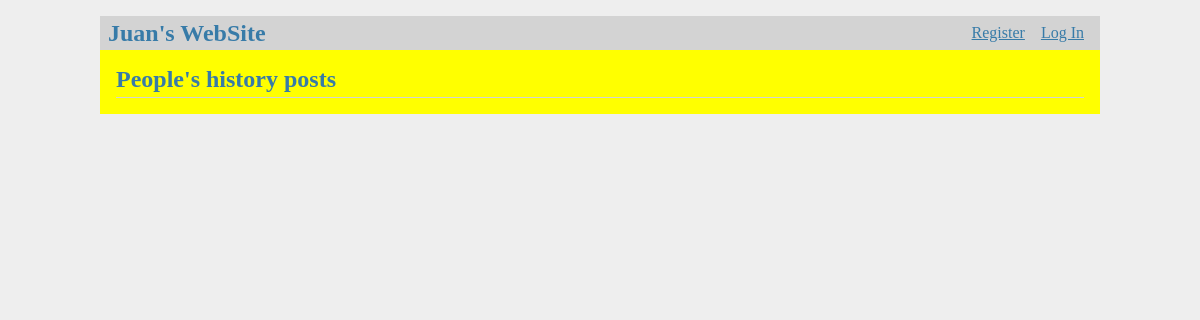
The app's page /, older data.
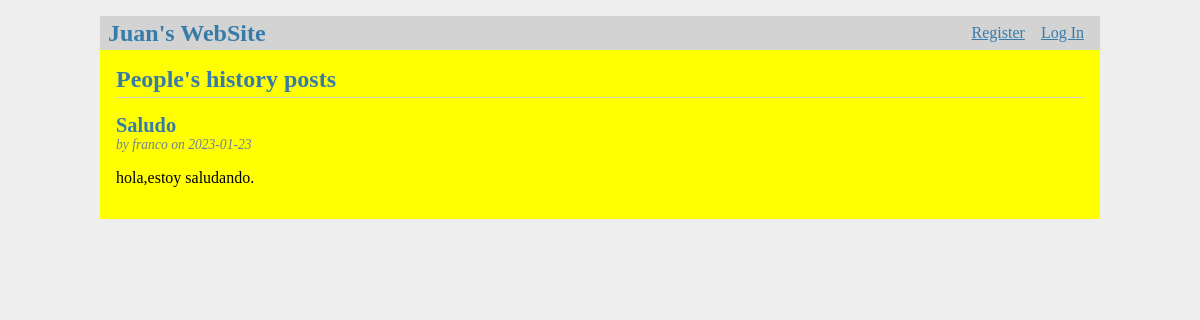
The same page, newer data.
### tables this page shows
CREATE TABLE post (
  id INTEGER PRIMARY KEY AUTOINCREMENT,
  author_id INTEGER NOT NULL,
  created TIMESTAMP NOT NULL DEFAULT CURRENT_TIMESTAMP,
  title TEXT NOT NULL,
  body TEXT NOT NULL,
  FOREIGN KEY (author_id) REFERENCES user (id)
);

CREATE TABLE user (
  id INTEGER PRIMARY KEY AUTOINCREMENT,
  username TEXT UNIQUE NOT NULL,
  password TEXT NOT NULL
);

### flaskr/blog.py (the view)
@bp.route('/')
def index():
    db = get_db()
    posts = db.execute(
        'SELECT p.id, title, body, created, author_id, username'
        ' FROM post p JOIN user u ON p.author_id = u.id'
        ' ORDER BY created DESC'
    ).fetchall()
    return render_template('blog/index.html', posts=posts)

### flaskr/auth.py (called while the page is built)
@bp.before_app_request
def load_logged_in_user():
    user_id = session.get('user_id')
    if user_id is None:
        g.user = None
    else:
        g.user = get_db().execute(
            'SELECT * FROM user WHERE id = ?', (user_id,)
        ).fetchone()

### flaskr/db.py (called while the page is built)
def get_db():
    if 'db' not in g:
        g.db = sqlite3.connect(
            current_app.config['DATABASE'],
            detect_types=sqlite3.PARSE_DECLTYPES
        )
        g.db.row_factory = sqlite3.Row
    return g.db

### flaskr/templates/blog/index.html (shortened to what this page needs)
{% extends 'base.html' %}
{% block header %}
  <h1>{% block title %}People's history posts{% endblock %}</h1>
{% endblock %}
{% block content %}
  {% for post in posts %}
    <article class="post">
      <header>
        <div>
          <h1>{{ post['title'] }}</h1>
          <div class="about">by {{ post['username'] }} on {{ post['created'].strftime('%Y-%m-%d') }}</div>
        </div>
      </header>
      <p class="body">{{ post['body'] }}</p>
    </article>
  {% endfor %}
{% endblock %}

### flaskr/templates/base.html (shortened to what this page needs)
<!doctype html>
<link rel="stylesheet" href="{{ url_for('static', filename='style.css') }}">
<nav>
  <h1>Juan's WebSite</h1>
  <ul>
    {% if g.user %}
      <li><span>{{ g.user['username'] }}</span>
      <li><a href="{{ url_for('auth.logout') }}">Log Out</a>
    {% else %}
      <li><a href="{{ url_for('auth.register') }}">Register</a>
      <li><a href="{{ url_for('auth.login') }}">Log In</a>
    {% endif %}
  </ul>
</nav>
<section class="content">
  <header>
    {% block header %}{% endblock %}
  </header>
  {% block content %}{% endblock %}
</section>

### flaskr/static/style.css (style rules this page uses)
h1 { font-family: serif; color: #377ba8; margin: 1rem 0; }
a { color: #377ba8; }
nav { background: lightgray; display: flex; align-items: center; padding: 0 0.5rem; }
nav h1 { flex: auto; margin: 0; }
nav ul { display: flex; list-style: none; margin: 0; padding: 0; }
nav ul li a, nav ul li span, header .action { display: block; padding: 0.5rem; }
.content { padding: 0 1rem 1rem; }
.content > header { border-bottom: 1px solid lightgray; display: flex; align-items: flex-end; }
.content > header h1 { flex: auto; margin: 1rem 0 0.25rem 0; }
.post > header { display: flex; align-items: flex-end; font-size: 0.85em; }
.post > header > div:first-of-type { flex: auto; }
.post > header h1 { font-size: 1.5em; margin-bottom: 0; }
.post .about { color: slategray; font-style: italic; }
.post .body { white-space: pre-line; }
.content:last-child { margin-bottom: 0; }

Row changes from the older to the newer data that the page shows:
added post: title "Saludo", username "franco", created "2023-01-23", body "hola,estoy saludando."
